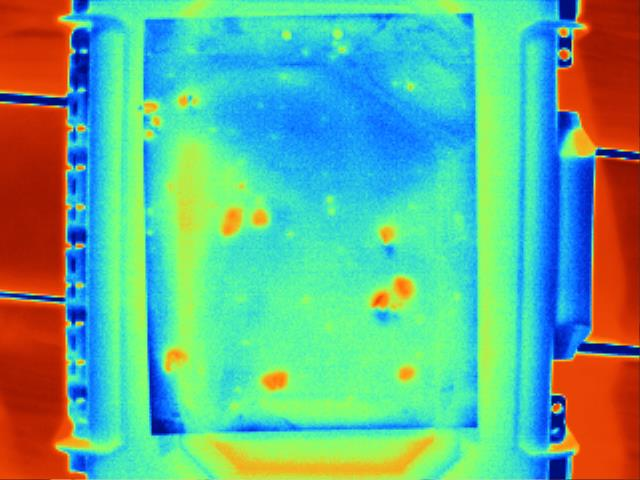
//> input picture MothCount/moth/ThermalSrc/IR_01922.jpg, 640 x 480 px, given in place of 11.png, which was not available
$ ./main   (built with g++ and OpenCV 4)
//> lines starting //> are read from the running program, lines starting //| are printed output that depends on the picture; pictures that were not available may be replaced by others from this repository, and a replacement may not be noted
### MothCount/MothCount_Thermal/MothCount-Thermal-CutImage/MothCount-Thermal/CutPicture.hpp
#include <opencv2/highgui.hpp>
#include <list> //No matter
#include <cmath> //abs()

// A milestone! No Mount. Bullshxt added!

void testImage(const std::string WindowName,\
               cv::Mat TestingImage,\
               bool DestroyOrNot = true)
{
    //Show an image on window "winname", then destroy the window when pressing a key.
    cv::namedWindow(WindowName); //Create an window
    cv::imshow(WindowName, TestingImage); //Show the image on the window
    cv::waitKey(); //Waiting for pressing a key

    if (DestroyOrNot)
        cv::destroyWindow(WindowName); //Destroy the window
}

void SingleCut(cv::Mat & ToBeCut,\
            cv::Mat & Destination,\
            int thresholdCol_multiple=15,\
            int thresholdRow_multiple=15,\
            int thresholdCol_mono=50,\
            int thresholdRow_mono=50)
{
    //testImage("shabby 0", ToBeCut);
    std::list<int>memcol;
    std::list<int>memrow;
    int col=ToBeCut.cols, row=ToBeCut.rows;

    for (int i_cols = 0 ; i_cols < col-5 ; i_cols+=4)
    {
        double avg_b=0, avg_g=0, avg_r=0;
        //double avg_b_next=0, avg_g_next=0, avg_r_next=0;
        for (int i_rows = 0 ; i_rows < row ; i_rows++)
        {
            avg_b += ToBeCut.at<cv::Vec3b>(i_rows, i_cols)[0];
            avg_b -= ToBeCut.at<cv::Vec3b>(i_rows, i_cols+4)[0];
            avg_g += ToBeCut.at<cv::Vec3b>(i_rows, i_cols)[1];
            avg_g -= ToBeCut.at<cv::Vec3b>(i_rows, i_cols+4)[1];
            avg_r += ToBeCut.at<cv::Vec3b>(i_rows, i_cols)[2];
            avg_r -= ToBeCut.at<cv::Vec3b>(i_rows, i_cols+4)[2];

        }

        avg_b = std::abs(avg_b / row);
        avg_g = std::abs(avg_g / row);
        avg_r = std::abs(avg_r / row);

        //std::cout << avg_b << " " << avg_g << " " << avg_r << std::endl;
        if (avg_b >= thresholdCol_mono || avg_g >= thresholdCol_mono || avg_r >= thresholdCol_mono)
        {
            memcol.push_back(i_cols);
            //std::cout << avg_b << "\t" << avg_g << "\t" << avg_r << "\tcolumn:" << i_cols << std::endl;
            //cv::line(ToBeCut, cv::Point(i_cols,0), cv::Point(i_cols,row), cvScalar(255,255,255), 5, cv::LINE_8, 0);
            i_cols += 7;
        }
        else if ((avg_b >=thresholdCol_multiple && avg_g >= thresholdCol_multiple) ||\
                (avg_g >= thresholdCol_multiple && avg_r >= thresholdCol_multiple) ||\
                (avg_b >= thresholdCol_multiple && avg_r >= thresholdCol_multiple  ))
        {
            memcol.push_back(i_cols);
            //std::cout << avg_b << "\t" << avg_g << "\t" << avg_r << "\tcolumn:" << i_cols << std::endl;
            //cv::line(ToBeCut, cv::Point(i_cols,0), cv::Point(i_cols,row), cvScalar(255,255,255), 5, cv::LINE_8, 0);
            i_cols += 7;
        }

    }

    for (int i_rows = 0 ; i_rows < row-5 ; i_rows+=4)
    {
        double avg_b=0, avg_g=0, avg_r=0;
        //double avg_b_next=0, avg_g_next=0, avg_r_next=0;
        for (int i_cols = 0 ; i_cols < col ; i_cols++)
        {
            avg_b += ToBeCut.at<cv::Vec3b>(i_rows, i_cols)[0];
            avg_b -= ToBeCut.at<cv::Vec3b>(i_rows, i_cols+4)[0];
            avg_g += ToBeCut.at<cv::Vec3b>(i_rows, i_cols)[1];
            avg_g -= ToBeCut.at<cv::Vec3b>(i_rows, i_cols+4)[1];
            avg_r += ToBeCut.at<cv::Vec3b>(i_rows, i_cols)[2];
            avg_r -= ToBeCut.at<cv::Vec3b>(i_rows, i_cols+4)[2];

        }

        avg_b = std::abs(avg_b / col);
        avg_g = std::abs(avg_g / col);
        avg_r = std::abs(avg_r / col);

        //std::cout << avg_b << " " << avg_g << " " << avg_r << std::endl;
        if (avg_b >= thresholdRow_mono || avg_g >= thresholdRow_mono || avg_r >= thresholdRow_mono)
         {
             memrow.push_back(i_rows);
             //std::cout << avg_b << "\t" << avg_g << "\t" << avg_r << "\trow:" << i_rows << std::endl;
             //cv::line(ToBeCut, cv::Point(i_rows,0), cv::Point(i_rows,row), cvScalar(255,255,255), 5, cv::LINE_8, 0);
         }
         else if ((avg_b >=thresholdRow_multiple && avg_g >= thresholdRow_multiple) ||\
                    (avg_g >= thresholdRow_multiple && avg_r >= thresholdRow_multiple) ||\
                    (avg_b >= thresholdRow_multiple && avg_r >= thresholdRow_multiple))
         {
             memrow.push_back(i_rows);
             //std::cout << avg_b << "\t" << avg_g << "\t" << avg_r << "\trow:" << i_rows << std::endl;
             //cv::line(ToBeCut, cv::Point(i_rows,0), cv::Point(i_rows,row), cvScalar(255,255,255), 5, cv::LINE_8, 0);
         }

    }
//    testImage("shabby", ToBeCut);

    //See if 0 or "col"/"row" is included
    if (memcol.size()>=2)
    {
        if (memcol.front() == 0)
            memcol.pop_front();
        if (memcol.back() == col)
            memcol.pop_back();
    }

    if (memrow.size()>=2)
    {
        if (memrow.front() == 0)
            memrow.pop_front();
        if (memrow.back() == row)
            memrow.pop_back();
    }

    //See if found two egdes
    if (memcol.empty())
    {
        memcol.push_back(0);
        memcol.push_back(col);
    }
    else if (memcol.size() == 1)
    {
        memcol.pop_back();
        memcol.push_back(0);
        memcol.push_back(col);
    }

    if (memrow.empty())
    {
        memrow.push_back(0);
        memrow.push_back(row);
    }
    else if (memrow.size() == 1)
    {
        memrow.pop_back();
        memrow.push_back(0);
        memrow.push_back(col);
    }

    cv::Rect m_select = cv::Rect(memcol.front(), memrow.front(), memcol.back()-memcol.front(), memrow.back()-memrow.front());

    //testImage("shabby 0", ToBeCut);

    Destination = ToBeCut(m_select);

//    testImage("shabby", Destination);
//    std::cout << std::endl;
}

void CutImage(const cv::Mat & Source, cv::Mat & Destination)
{
    Destination = Source;
    // Define controlling variables
    bool colContinue = true, rowContinue = true;
    int CutCount = 0;
    // Basic metadata of the image
    int col = Destination.cols, row = Destination.rows;
    int lastCol = col, lastRow = row;
    // Base Threshold definition
    int mulRow=15,monRow=50, mulCol=15, monCol=50;
    // Hold the result of last cutting
    // To recover when a ~~failed~~ cut occurs
    cv::Mat Lastime(Destination);
    // Do the cutting job
    // Stop when cut to 3/4 size
    while ((Destination.cols >= col * 3.0 / 5 && Destination.rows >= row * 3.0 / 5)\
           &&\
           (colContinue || rowContinue)\
           &&\
           (CutCount <= 30))
    {
        // Do a single cutting
        SingleCut(Destination, Destination, mulCol, mulRow, monCol, monRow);

        // To detect a bad cut
        if (Lastime.cols >= Destination.cols * 2)
        {
            Destination = Lastime;
            colContinue = false;
            mulCol++;
            monCol++;
        }
        if (Lastime.rows >= Destination.rows * 2)
        {
            Destination = Lastime;
            rowContinue = false;
            mulRow++;
            monRow++;
        }

        // When no cutting is done, reduce the threshold
        if (colContinue)
        {
            if (lastCol == Destination.cols)
            {
                mulCol--;
                monCol--;
            }
            else;
        }

        if (rowContinue)
        {
            if (lastRow == Destination.rows)
            {
                mulRow--;
                monRow--;
            }
            else;
        }

        // Update Last time
        Lastime = Destination;
        lastCol = Destination.cols;
        lastRow = Destination.rows;
        CutCount++;
    }
}

### MothCount/MothCount_Thermal/MothCount-Thermal-CutImage/MothCount-Thermal/main.cpp
//
//  main.cpp
//  MothCount-Thermal
//
//  Created by william on 2019/7/30.
//  Copyright © 2019 william. All rights reserved.
//

#include <iostream>
#include <opencv2/opencv.hpp>

#include "CutPicture.hpp"

using namespace std;
using namespace cv;

int main(int argc, const char * argv[]) {
    //Read an image
    //freopen("/Users/william/out.txt", "w", stdout);
    Mat image = imread("/Users/william/Pictures/MothCount-Thermal/11.png");
//> image is the input picture: 480 rows x 640 cols, CV_8UC3; mean B, G, R 144.6, 176.3, 100
    //BGR at default...
    testImage("Source", image);
    if (image.empty()) {
        cerr << "No image input!" << endl;
        return -2;
    }

    //Portait to horizontal
    if (image.cols < image.rows)
    {
        transpose(image, image);
        flip(image, image, 1);
    }

    //image lossy compression
    while (image.cols >= 2000)
    {
        pyrDown(image, image, Size(image.cols / 2, image.rows / 2));
    }

//    FindBiggest(image, image);

    //line(image, <#Point pt1#>, <#Point pt2#>, <#const Scalar &color#>)
//    Mat line(image);
//
    long beginTime = clock();
    CutImage(image, image);
//> the loop in CutImage, `while ((Destination.cols >= col * 3.0 / 5 && Destination.rows >= row *..` made 6 passes
//> pass 1, in SingleCut, `Destination = ToBeCut(m_select);`:
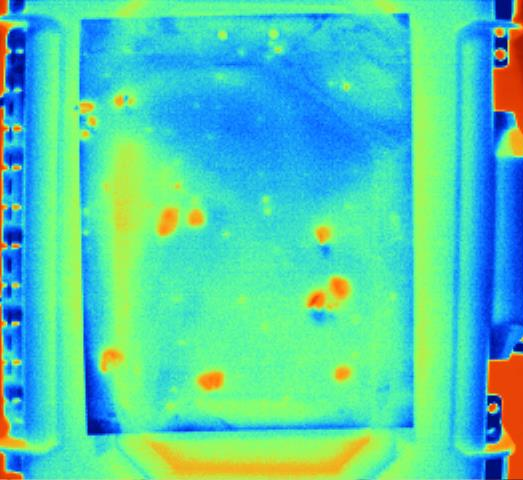
//> Destination: 480 rows x 523 cols, CV_8UC3; mean B, G, R 174.2, 205.7, 81.1
//> pass 2, in SingleCut (call 2), `Destination = ToBeCut(m_select);`:
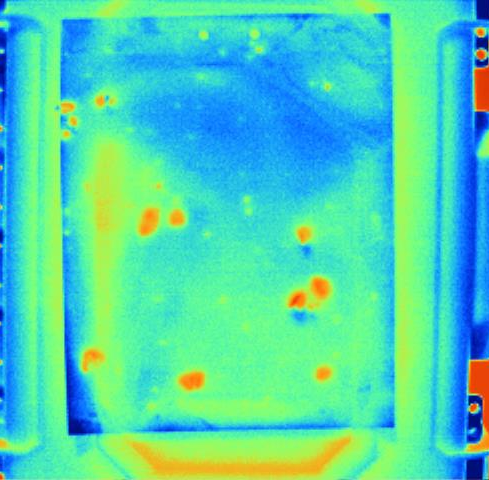
//> Destination: 480 rows x 489 cols, CV_8UC3; mean B, G, R 176.5, 212.1, 79.6
//> pass 3, in SingleCut (call 3), `Destination = ToBeCut(m_select);`:
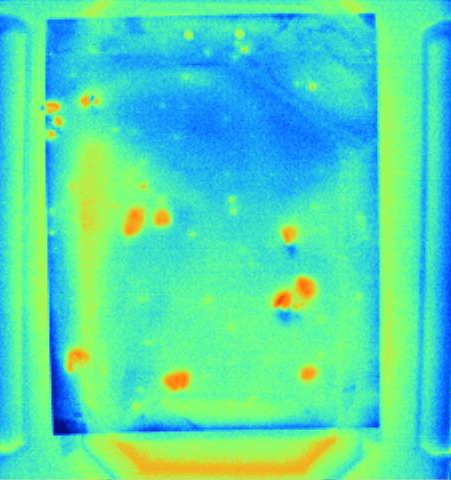
//> Destination: 480 rows x 451 cols, CV_8UC3; mean B, G, R 174.5, 219.6, 82.2
//> after the loop in CutImage, `while ((Destination.cols >= col * 3.0 / 5 && Destination.rows >= row *..`:
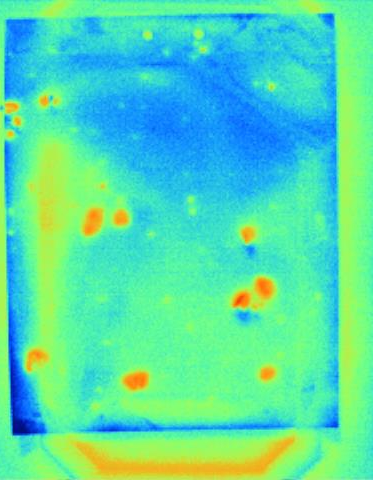
//> Destination: 480 rows x 373 cols, CV_8UC3; mean B, G, R 171.1, 220.5, 85.5
//> after the loop in CutImage, `while ((Destination.cols >= col * 3.0 / 5 && Destination.rows >= row *..`: mulCol = 15; mulRow = 9; monCol = 50; monRow = 44; colContinue = true; CutCount = 6
    long endTime = clock();
    cerr << (endTime - beginTime)/1000  << "ms" << endl;
// [13 lines of commented-out code are left out]
    testImage("shabby res", image);

    return 0;
}

$ run again, on MothCount/moth/ThermalSrc/IR_01926.jpg
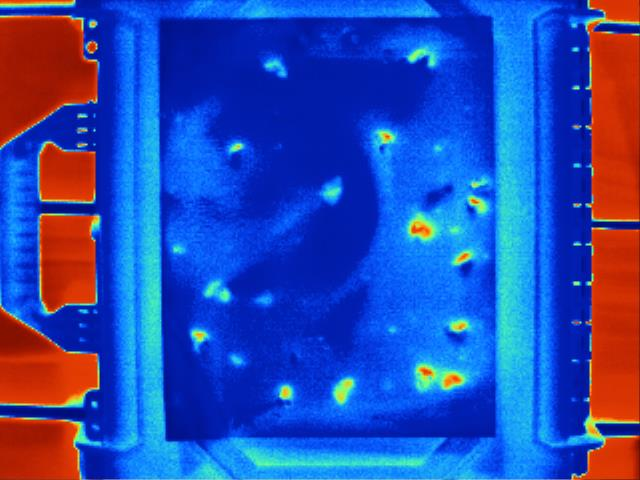
//> input picture MothCount/moth/ThermalSrc/IR_01926.jpg, 640 x 480 px, given in place of 11.png, which was not available
//> image is the input picture: 480 rows x 640 cols, CV_8UC3; mean B, G, R 176.4, 75.7, 42.7
//> the loop in CutImage, `while ((Destination.cols >= col * 3.0 / 5 && Destination.rows >= row *..` made 4 passes
//> pass 1, in SingleCut, `Destination = ToBeCut(m_select);`:
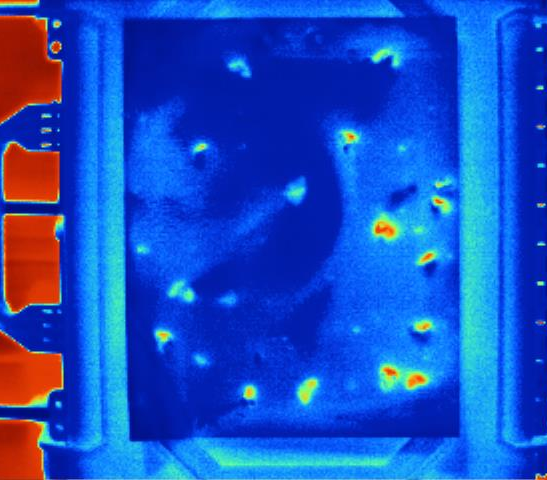
//> Destination: 480 rows x 547 cols, CV_8UC3; mean B, G, R 196, 79.4, 25.6
//> after the loop in CutImage, `while ((Destination.cols >= col * 3.0 / 5 && Destination.rows >= row *..`:
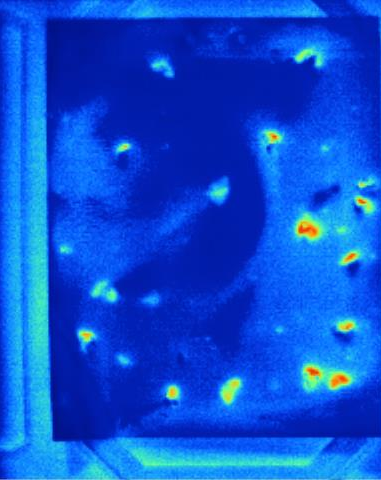
//> Destination: 480 rows x 381 cols, CV_8UC3; mean B, G, R 211.9, 79.6, 11.6
//> after the loop in CutImage, `while ((Destination.cols >= col * 3.0 / 5 && Destination.rows >= row *..`: mulCol = 15; mulRow = 11; monCol = 50; monRow = 46; colContinue = true; CutCount = 4

$ run again, on MothCount/moth/ThermalSrc/IR_01931.jpg
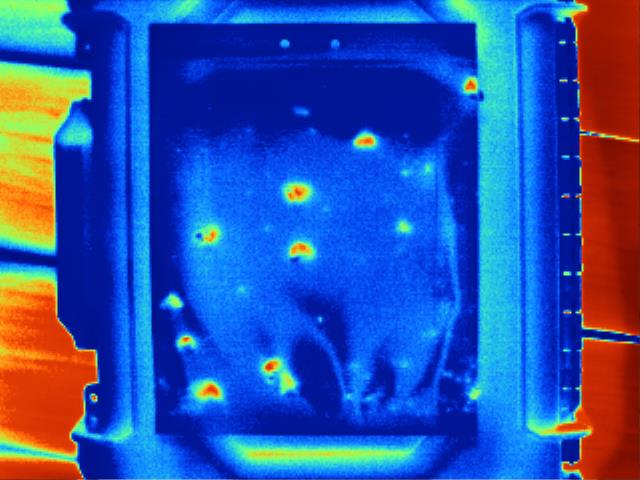
//> input picture MothCount/moth/ThermalSrc/IR_01931.jpg, 640 x 480 px, given in place of 11.png, which was not available
//> image is the input picture: 480 rows x 640 cols, CV_8UC3; mean B, G, R 170.4, 83.7, 46.2
//> the loop in CutImage, `while ((Destination.cols >= col * 3.0 / 5 && Destination.rows >= row *..` made 3 passes
//> pass 1, in SingleCut, `Destination = ToBeCut(m_select);`:
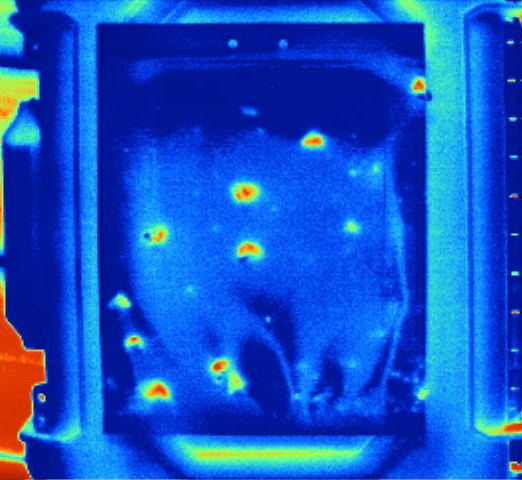
//> Destination: 480 rows x 522 cols, CV_8UC3; mean B, G, R 199.9, 83.3, 19.4
//> pass 3, in SingleCut (call 3), `Destination = ToBeCut(m_select);`:
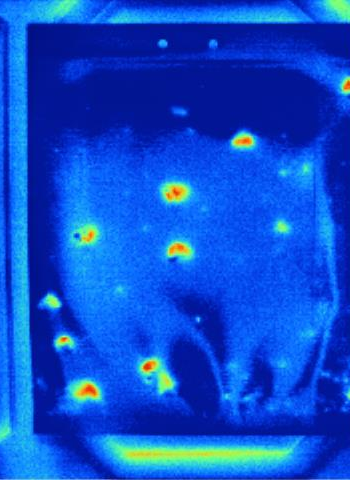
//> Destination: 480 rows x 350 cols, CV_8UC3; mean B, G, R 206, 77.8, 12.9
//> after the loop in CutImage, `while ((Destination.cols >= col * 3.0 / 5 && Destination.rows >= row *..`: mulCol = 15; mulRow = 12; monCol = 50; monRow = 47; colContinue = true; CutCount = 3
